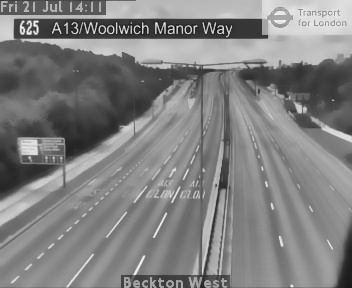
#> input picture backgrounds/625_bg.jpg, 352 x 288 px
$ python det.py   (older library calls are emulated)
#> lines starting #> are read from the running program, lines starting #| are printed output that depends on the picture; after the words box and inside, x2 and y2 are one past the last pixel; in counts of white or black regions, pixels touching at a corner belong together; pictures that were not available may be replaced by others from this repository, and a replacement may not be noted
import cv2
from os import walk
import os
import numpy as np
import time as tm
import logging
import math
import re
import pandas as pd
import matplotlib.pyplot as plt
import random


loc = os.path.abspath('')
src_file = loc+'/inputs/625_201708101101.mp4'
ret_array = []


class Vehicle():
    def __init__(self, number, position):
        self.number = number
        self.init_fr = 0
        self.frames_seen = 0
        self.counted = False
        self.direc = 0
        self.positions = [position]
    @property
    def last_position(self):
        return self.positions[-1]
    @property
    def last_position2(self):
        return self.positions[-2]

    # [4 lines left out: function add_position, not called in this run]

    def draw(self, final_fr):
        for point in self.positions:
            cv2.circle(final_fr, point, 2, (255, 255, 255), 1)
            cv2.polylines(final_fr, [np.int32(self.positions)], False, (50,205,50), 1)


class Counter(object):
    def __init__(self, shape, divider):
        # self.log = logging.getLogger("vehicle_counter")

        self.height, self.width = shape
        self.divider = divider

        self.vehicles = []
        self.next_number = 0
        self.vehicle_count = 0
        self.vehicle_LHS = 0
        self.vehicle_RHS = 0
        self.max_unseen_frames = 10


    # [53 lines left out: functions get_vector, is_valid, update_vehicle, not called in this run]


    def update_count(self, matches, final_fr = None):
        for vehicle in self.vehicles:
            i = self.update_vehicle(vehicle, matches)
            if i is not None:
                del matches[i]                  #delete previous contours
        for match in matches:
            _, centroid = match
            new_vehicle = Vehicle(self.next_number, centroid)
            self.next_number += 1
            self.vehicles.append(new_vehicle)

        for vehicle in self.vehicles:
            if not vehicle.counted and (((vehicle.last_position[1] > self.divider) and (vehicle.direc == 1)) or
                                          ((vehicle.last_position[1] < self.divider) and (vehicle.direc == -1))) and (vehicle.frames_seen > 6):

                vehicle.counted = True
                if ((vehicle.last_position[1] > self.divider) and (vehicle.direc == 1) and (vehicle.last_position[0] >= (int(frame_w/2)-10))):
                    self.vehicle_RHS += 1
                    self.vehicle_count += 1
                elif ((vehicle.last_position[1] < self.divider) and (vehicle.direc == -1) and (vehicle.last_position[0] <= (int(frame_w/2)+10))):
                    self.vehicle_LHS += 1
                    self.vehicle_count += 1
        if final_fr is not None:
            for vehicle in self.vehicles:
                vehicle.draw(final_fr)

            # LHS
            # cv2.putText(final_fr, ("LH Lane: %02d" % self.vehicle_LHS), (12, 56)
            #     , cv2.FONT_HERSHEY_PLAIN, 1.2, (127,255, 255), 2)
            # RHS
            cv2.putText(final_fr, ("Right Side: %02d" % self.vehicle_RHS), (200, 80), cv2.FONT_HERSHEY_PLAIN, 1.2, (0, 255, 255), 2)


camera = re.match(r".*/(\d+)_.*", src_file)
camera = camera.group(1)

cap = cv2.VideoCapture(src_file)

bg_img = []
for (_, _, filenames) in walk(loc+"/backgrounds/"):
    bg_img.extend(filenames)
    break

if camera+"_bg.jpg" in bg_img:
    bg = loc+"/backgrounds/"+camera+"_bg.jpg"
    default_bg = cv2.imread(bg)
#> default_bg is the input picture: shape (288, 352, 3); min 16, max 246, mean 128.9
    default_bg = cv2.cvtColor(default_bg, cv2.COLOR_BGR2HSV)
#> default_bg: shape (288, 352, 3); mean H, S, V 0, 0, 128.9
    (_,avgSat,default_bg) = cv2.split(default_bg)
#> avgSat: shape (288, 352); every value is 0
#> default_bg: shape (288, 352)
    avg = default_bg.copy().astype("float")
else:
    avg = None
frame_w = int(cap.get(cv2.CAP_PROP_FRAME_WIDTH))
frame_h = int(cap.get(cv2.CAP_PROP_FRAME_HEIGHT))
print(frame_h)
print(frame_w)


mask = np.zeros((frame_h,frame_w), np.uint8)
mask[100:,182:] = 255
# [7 lines of commented-out code are left out]
print(mask)
THRESHOLD_SENSITIVITY = 40
ret_array.append(THRESHOLD_SENSITIVITY)
CONTOUR_WIDTH = 21
CONTOUR_HEIGHT = 16#21
DEFAULT_AVERAGE_WEIGHT = 0.01
INITIAL_AVERAGE_WEIGHT = DEFAULT_AVERAGE_WEIGHT / 50
LINE_THICKNESS = 1
SMOOTH = max(2,int(round((CONTOUR_WIDTH**0.5)/2,0)))


blobs = []
car_counter = None
frame_no = 0

total_frames = cap.get(cv2.CAP_PROP_FRAME_COUNT)
total_cars = 0

start_time = tm.time()
ret, frame = cap.read()
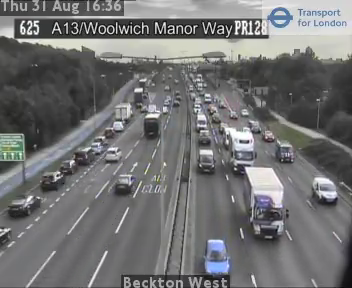
#> input picture frame 27 of inputs/625_201708311636.mp4, 352 x 288 px, given in place of 625_201708101101.mp4, which was not available
#> frame is the input picture: shape (288, 352, 3); mean B, G, R 114.9, 114.4, 114

black = np.zeros((frame_h,frame_w))

while ret:
    ret, frame = cap.read()
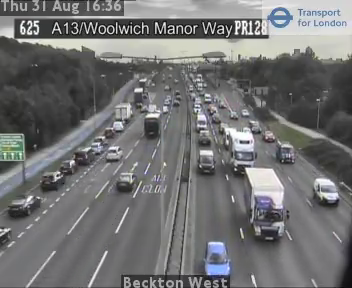
#> input picture frame 28 of inputs/625_201708311636.mp4, 352 x 288 px, given in place of 625_201708101101.mp4, which was not available
#> frame is the input picture: shape (288, 352, 3); mean B, G, R 114.9, 114.4, 114
    frame_no = frame_no + 1

    if ret and frame_no < total_frames:


# Shadow removal

        rgb_planes = cv2.split(frame)

        result_planes = []
        result_norm_planes = []
        for plane in rgb_planes:
            dilated_img = cv2.dilate(plane, np.ones((7,7), np.uint8))
            bg_img = cv2.medianBlur(dilated_img, 21)
            diff_img = 255 - cv2.absdiff(plane, bg_img)
            norm_img = cv2.normalize(diff_img,None, alpha=0, beta=255, norm_type=cv2.NORM_MINMAX, dtype=cv2.CV_8UC1)
            result_planes.append(diff_img)
            result_norm_planes.append(norm_img)
#> this loop made 3 passes
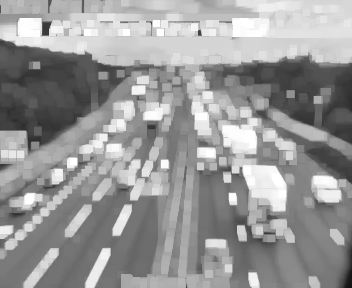
#> dilated_img: shape (288, 352); min 17, max 255, mean 152.1
#> after the loop, result_norm_planes = 3 items; result_planes = 3 items

        result = cv2.merge(result_planes)
        result_norm = cv2.merge(result_norm_planes)
        # cv2.imshow("result", result)
        # cv2.imshow("result_norm",result_norm)

# conversion to grayscale using bilateral filter

        frame = cv2.cvtColor(frame, cv2.COLOR_BGR2HSV)
#> frame: shape (288, 352, 3); mean H, S, V 60.1, 8.4, 116.6
        # cv2.imshow("HSV",frame)
        (_,_,grayFrame) = cv2.split(frame)
        # cv2.imshow("Value plane",grayFrame)
        grayFrame = cv2.bilateralFilter(grayFrame, 11, 21, 21)
        # cv2.imshow("bilateral filter",grayFrame)

# Foreground extraction

        differenceFrame = cv2.GaussianBlur(grayFrame, (5, 5), 0)
        # cv2.imshow("difference", differenceFrame)
        differenceFrame = cv2.absdiff(grayFrame, cv2.convertScaleAbs(avg))
        # cv2.imshow("absdiff", differenceFrame)
        differenceFrame = cv2.GaussianBlur(differenceFrame, (5, 5), 0)
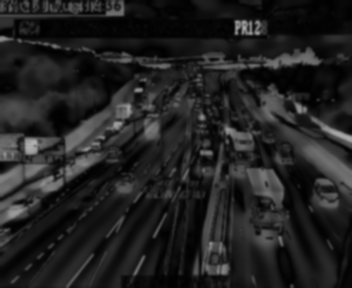
#> differenceFrame: shape (288, 352); min 0, max 180, mean 33.7
        # cv2.imshow("difference", differenceFrame)

# Thresholding using otsu binarization

        retval, _ = cv2.threshold(differenceFrame, 0, 255,
                                  cv2.THRESH_BINARY+cv2.THRESH_OTSU)
#> retval = 50
        ret_array.append(retval)

        if frame_no < 10:
            ret2, thresholdImage = cv2.threshold(differenceFrame,
                                                 int(np.mean(ret_array)*0.9),
                                                 255, cv2.THRESH_BINARY)
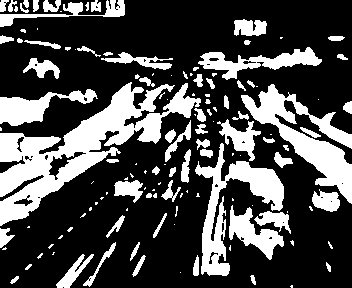
#> thresholdImage: shape (288, 352); 29.1% white; 132 white regions (65 under 20 px), largest, box (x1, y1, x2, y2) and area: (0, 82, 201, 226) 8724, (241, 84, 352, 204) 4148, (195, 143, 284, 276) 3436
#> ret2 = 40
            # cv2.imshow("1st tthresh",thresholdImage)
        else:
            ret2, thresholdImage = cv2.threshold(differenceFrame,
                                             int(np.mean(ret_array[-10:-1])*0.9),
                                             255, cv2.THRESH_BINARY)
            # cv2.imshow("1st tthresh",thresholdImage)

        kernel = cv2.getStructuringElement(cv2.MORPH_ELLIPSE, (SMOOTH, SMOOTH))
        # Fill any small holes
        thresholdImage = cv2.morphologyEx(thresholdImage, cv2.MORPH_CLOSE, kernel)
#> thresholdImage: shape (288, 352); 29.2% white; 113 white regions (53 under 20 px), largest, box (x1, y1, x2, y2) and area: (0, 83, 207, 227) 8915, (242, 85, 352, 204) 4200, (196, 120, 285, 277) 4176
        # cv2.imshow("small holes",thresholdImage)
        # Remove noise
        thresholdImage = cv2.morphologyEx(thresholdImage, cv2.MORPH_OPEN, kernel)
#> thresholdImage: shape (288, 352); 29.1% white; 108 white regions (48 under 20 px), largest, box (x1, y1, x2, y2) and area: (0, 84, 208, 228) 8987, (197, 121, 286, 278) 4178, (243, 86, 352, 205) 3602
        # cv2.imshow("remove noise",thresholdImage)
        # Dilate to merge adjacent blobs
        thresholdImage = cv2.dilate(thresholdImage, kernel, iterations = 2)
#> thresholdImage: shape (288, 352); 36.5% white; 76 white regions (13 under 20 px), largest, box (x1, y1, x2, y2) and area: (195, 86, 352, 280) 12801, (0, 84, 211, 254) 10726, (192, 49, 326, 83) 1964
        # cv2.imshow("merge blobs",thresholdImage)
        # apply mask
        thresholdImage = cv2.bitwise_and(thresholdImage, thresholdImage, mask = mask)
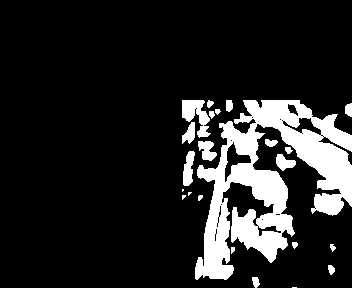
#> thresholdImage: shape (288, 352); 14.4% white; 23 white regions (4 under 20 px), largest, box (x1, y1, x2, y2) and area: (195, 100, 352, 280) 12483, (182, 100, 211, 138) 580, (183, 151, 195, 186) 285
        # cv2.imshow("masking", thresholdImage)
        threshout = cv2.cvtColor(thresholdImage, cv2.COLOR_GRAY2BGR)
#> threshout: shape (288, 352, 3); 14.4% white; 23 white regions (4 under 20 px)
        # cv2.imshow("threshout", threshout)

        contours, hierarchy = cv2.findContours(thresholdImage,
                                                  cv2.RETR_EXTERNAL,
                                                  cv2.CHAIN_APPROX_SIMPLE)
#> contours = 23 contours, 7 with area under 20; largest, box (x1, y1, x2, y2) and area: (195, 100, 352, 280) 12582, (182, 100, 211, 138) 506, (183, 151, 195, 186) 245, (198, 141, 217, 161) 211, (276, 154, 296, 171) 178

        if contours:
            for (i, contour) in enumerate(contours):
                (x, y, w, h) = cv2.boundingRect(contour)
                contour_valid = (w > CONTOUR_WIDTH) and (h > CONTOUR_HEIGHT)

                if not contour_valid:
                    continue

                center = (int(x + w/2), int(y + h/2))
                blobs.append(((x, y, w, h), center))
#> this loop made 23 passes
#> (x, y, w, h, contour_valid) on passes 2, 3, 5, 6, 7, 11, 12, 13, 14, 15, 16, 17: (252, 277, 8, 11, False), (328, 265, 7, 10, False), (330, 244, 6, 8, False), (292, 242, 6, 7, False), (198, 195, 5, 6, False), (276, 154, 20, 17, False), (183, 151, 12, 35, False), (285, 147, 8, 7, False), (198, 141, 19, 20, False), (265, 139, 13, 8, False), (182, 122, 13, 22, False), (209, 111, 6, 8, False)
#> (contour, x, y, w, h, contour_valid) on passes 1, 4, 8, 9, 10: ([[292, 287], [296, 287]], 292, 287, 5, 1, False), ([[231, 247], [231, 253], [234, 250], [234, 247]], 231, 247, 4, 7, False), ([[182, 195], [182, 199], [185, 196], [185, 195]], 182, 195, 4, 5, False), ([[188, 192], [188, 195], [191, 192]], 188, 192, 4, 4, False), ([[182, 189], [182, 191], [183, 190], [183, 189]], 182, 189, 2, 3, False)
#> after the loop, blobs = [((195, 100, 157, 180), (273, 190)), ((182, 100, 29, 38), (196, 119))]

        for (i, match) in enumerate(blobs):
            contour, centroid = match
            x, y, w, h = contour
            cv2.rectangle(frame, (x, y), (x + w - 1, y + h - 1), (50,205,50), 2)
            cv2.circle(frame, centroid, 2, (255, 0, 255), -1)
#> this loop made 2 passes
#> (centroid, x, y, w, h) on passes 1 to 2: ((273, 190), 195, 100, 157, 180), ((196, 119), 182, 100, 29, 38)
#> frame: shape (288, 352, 3); mean H, S, V 59.8, 12.5, 115.5

        if car_counter is None:
            print("Creating vehicle counter...")
            car_counter = Counter(frame.shape[:2], 2*frame.shape[0] / 3)
        car_counter.update_count(blobs, frame)
#> the loop in update_count, `for match in matches:` made 2 passes
#> (match, self.next_number) on passes 1 to 2: (((195, 100, 157, 180), (273, 190)), 1), (((182, 100, 29, 38), (196, 119)), 2)
#> after the loop in update_count, `for match in matches:`: self.next_number = 2; self.vehicles = 2 items
#> the loop in update_count, `for vehicle in self.vehicles:` made 2 passes
#> after the loop in update_count, `for vehicle in self.vehicles:`: self.vehicle_LHS = 0; vehicle.counted = False
#> after the loop in update_count, `for vehicle in self.vehicles:`: final_fr: shape (288, 352, 3); mean H, S, V 59.8, 12.6, 115.5
#> in update_count, `cv2.putText(final_fr, ("Right Side: %02d" % self.vehicle_RHS), (200, 8..`: final_fr: shape (288, 352, 3); mean H, S, V 59.6, 14.7, 117.1
        current_count = car_counter.vehicle_RHS
#> current_count = 0

        elapsed_time = tm.time()-start_time
        # print("-- %s seconds --" % round(elapsed_time,2))

        frame = cv2.cvtColor(frame, cv2.COLOR_HSV2BGR)
        if current_count > total_cars:
            cv2.line(frame, (0, int(2*frame_h/3)),(frame_w, int(2*frame_h/3)),
                 (0,255,0), 2*LINE_THICKNESS)
        else:
            cv2.line(frame, (0, int(2*frame_h/3)),(frame_w, int(2*frame_h/3)),
             (0,0,255), LINE_THICKNESS)
        total_cars = current_count
#> total_cars = 0

        cv2.line(frame, (0, 100),(frame_w, 100), (0,0,0), LINE_THICKNESS)

        cv2.imshow("preview", frame)

        if cv2.waitKey(1)==27:
#> (key Esc is pressed here)
            break
    else:
        break
print(car_counter.vehicle_RHS)
#| 0

cv2.destroyAllWindows()
cap.release()


total = np.zeros(8)
time = np.zeros(8)
rate = np.array([20,12,8])
dept = np.array([60,54,43])
new_car = np.zeros(8)
old_car = np.zeros(8)
x = ["red" for i in range(8)]
#> x = ['red', 'red', 'red', 'red', 'red', 'red', 'red', 'red']
light_stat = np.array(x)

def time_cal(total):
    for i in range(0,4):
        if total[i] > 140:
            time[i] = math.ceil(total[i]/25 )
        elif total[i] > 70:
            time[i] = math.ceil(total[i]/20 )
        else:
            time[i] = math.ceil(total[i]/15 )

# [4 lines of commented-out code are left out]
total[0] = random.randint(25,200)
print("Traffic in Road[0] is: " + str(total[0]))
total[1] = random.randint(25,200)
print("Traffic in Road[1] is: " + str(total[1]))
total[2] = random.randint(25,200)
print("Traffic in Road[2] is: " + str(total[2]))
total[3] = random.randint(25,200)
print("Traffic in Road[3] is: " + str(total[3]))

def is_heavy(i):
    if total[i] > 140:
        return "heavy traffic"
    elif total[i] > 70:
        return "medium traffic"
    else:
        return "low traffic"

time_cal(total)

old_car = total.copy()
active = time.argmax()
def time_dec(active):
    time[active] -= 1


def car_dec(active):
    if total[active] > 140:
        old_car[active] -= 25
    elif total[active] > 70:
        old_car[active] -= 20
    else:
        old_car[active] -= 15

dynamic = time[0:4].copy()

for i in range(0,4):                       #to be while for infinite loop
    print("\nRoad " + str(active) + " has " + is_heavy(active), end="\n")
    print("Light " + str(active) + " is green for " + str(time[active]) + "seconds", end="\n")
    for j in range(0,4):
        if(active!=j):
            print("Light " + str(j) + " is red", end="\n")
    while time[active]>0:
        car_dec(active)
        time_dec(active)
        print("\r" + "Time Left: "+ str(time[active]) + " Old Cars Left: "+ str(old_car[active]), end = "")
        tm.sleep(1)
    print("\nLight " + str(active) + " is red", end="\n")
    if active == 3:
        active = 0
    else:
        active += 1
old_car = 0
def insert_data_labels(bars):
	for bar in bars:
		bar_height = bar.get_height()
		ax.annotate('{0:.0f}'.format(bar.get_height()),
			xy=(bar.get_x() + bar.get_width() / 2, bar_height),
			xytext=(0, 3),
			textcoords='offset points',
			ha='center',
			va='bottom'
		)
static = [6,6,6,6]
roads = ["Road 0","Road 1","Road 2","Road 3"]
indx = np.arange(4)
bar = 0.25
fig, ax = plt.subplots()
st = ax.bar(indx-bar/2, static, bar, label = "Static timing")
dy = ax.bar(indx+bar/2, dynamic, bar, label = "Dynamic timing")
ax.set_xticks(indx + bar / 2)
ax.set_xticklabels(roads)
ax.set_ylabel('Time of green light')
ax.legend()

insert_data_labels(st)
insert_data_labels(dy)

plt.show()

remaining = []
for i in range(0,4):
    if total[i] > 150:
        remaining.append(total[i]%150)
    elif total[i] > 120 and total[i]  < 140:
        remaining.append(total[i]%120)
    else:
        remaining.append(0)
print("After one complete cycle\n")
indx = np.arange(4)
bar = 0.25
fig, ax = plt.subplots()
st = ax.bar(indx-bar/2, remaining, bar, label = "Static timing")
dy = ax.bar(indx+bar/2, old_car, bar, label = "Dynamic timing")
ax.set_title("Vehicles Remaining After 1st Cycle")
ax.set_xticks(indx + bar / 2)
ax.set_xticklabels(roads)
ax.set_ylabel('Number of cars left')
ax.legend()

insert_data_labels(st)
insert_data_labels(dy)

plt.show()
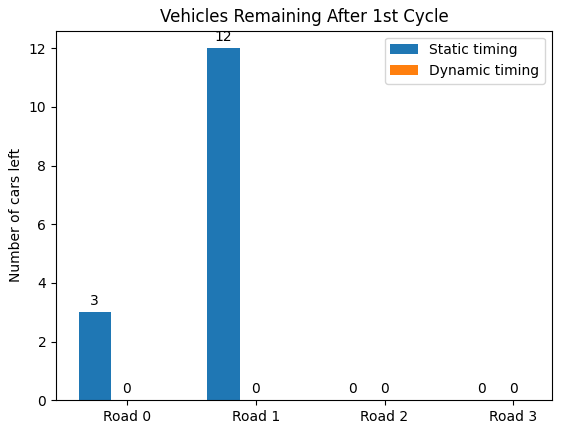
#> figure drawn by matplotlib, 1 panel; tallest bar 12 high, from x = 0.75 to 1
